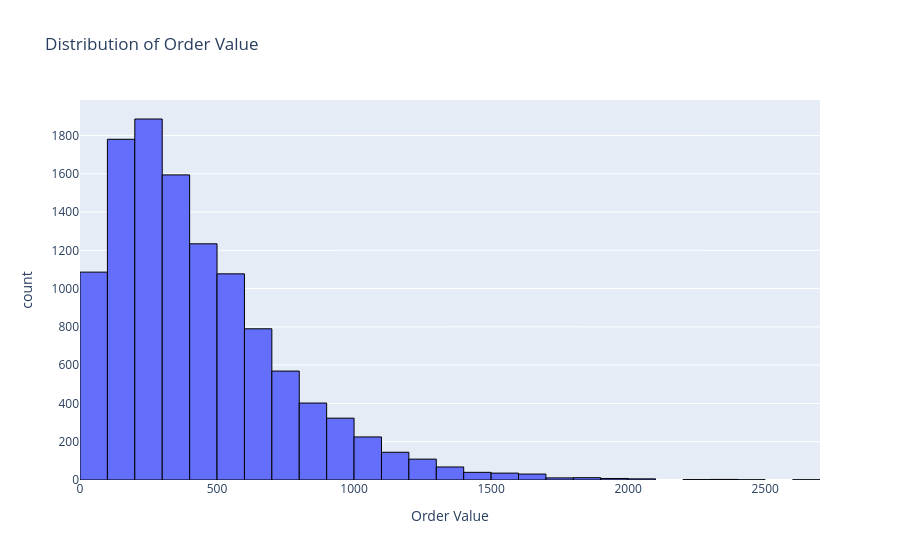

The notebook cell this image was saved under:
### Code cell
# 3.
# Create a histogram or box plot for order value.

fig = px.histogram(
    orders,
    x="order_value",
    nbins=30,
    title="Distribution of Order Value",
    labels={
        "order_value": "Order Value",
        "count": "Number of Orders"
    }
)

# Customize visual elements to match matplotlib's aesthetic (black bar borders)
fig.update_traces(
    marker_line_color="black",
    marker_line_width=1
)

# Add key analysis note as a bottom caption
fig.update_layout(
    annotations=[
        dict(
            text="<i>The order values show a right-skewed distribution, with the majority of orders concentrated below 500 and peaking around 200 to 300.</i>",
            showarrow=False,
            xref="paper",
            yref="paper",
            x=0.5,
            y=-0.25,
            xanchor="center",
            yanchor="top",
            font=dict(size=12)
        )
    ]
)

fig.show()

### Figure 1 — Plotly figure (JSON) as saved in the notebook; plotly's stock layout.template omitted (floating-point values rounded to 4 significant figures; data arrays with more than 128 entries replaced by an {"elided": "..."} marker saying what was removed)
{"data": [{"bingroup": "x", "hovertemplate": "Order Value=%{x}<br>count=%{y}<extra></extra>", "legendgroup": "", "marker": {"color": "#636efa", "line": {"color": "black", "width": 1}, "pattern": {"shape": ""}}, "name": "", "nbinsx": 30, "orientation": "v", "showlegend": false, "type": "histogram", "x": {"elided": "11439 float values"}, "xaxis": "x", "yaxis": "y"}], "layout": {"annotations": [{"font": {"size": 12}, "showarrow": false, "text": "<i>The order values show a right-skewed distribution, with the majority of orders concentrated below 500 and peaking around 200 to 300.</i>", "x": 0.5, "xanchor": "center", "xref": "paper", "y": -0.25, "yanchor": "top", "yref": "paper"}], "barmode": "relative", "legend": {"tracegroupgap": 0}, "title": {"text": "Distribution of Order Value"}, "xaxis": {"anchor": "y", "domain": [0, 1], "title": {"text": "Order Value"}}, "yaxis": {"anchor": "x", "domain": [0, 1], "title": {"text": "count"}}}}
